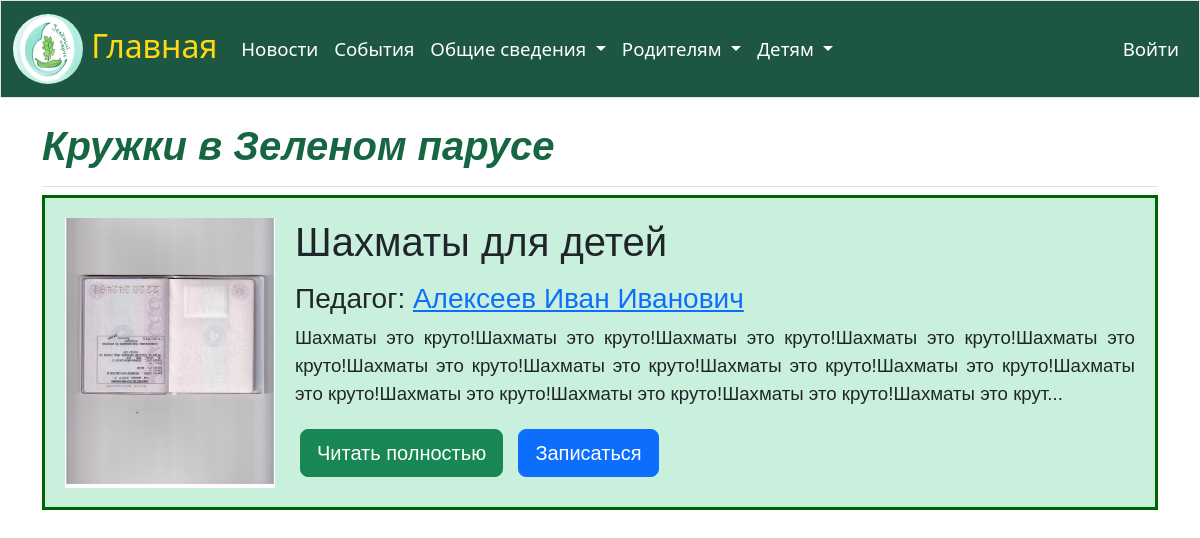
The page /mugs on the database its author committed.
### main/models.py (models this page shows, shortened)
class Mugs(models.Model):
    title = models.CharField(verbose_name='Название', max_length=250)
    description = models.TextField(verbose_name='Описание')
    teacher = models.ForeignKey(Teacher, on_delete=models.CASCADE, verbose_name='Педагог')
    link_for_recording = models.TextField(verbose_name='Ссылка для записи')
    preview = models.ImageField(verbose_name='Главное фото', upload_to='media/mugs/preview', null=True)
    class Meta:
        verbose_name = 'Кружок'
        verbose_name_plural = 'Кружки'
        ordering = ['id']

class Teacher(models.Model):
    name = models.CharField(verbose_name='Имя', max_length=250)
    last_name = models.CharField(verbose_name='Фамилия', max_length=250)
    patronymic = models.CharField(verbose_name='Отчество', max_length=250)
    bio = models.CharField(verbose_name='ФИО', max_length=250)
    about = models.TextField(verbose_name='О педагоге')
    photo = models.ImageField(upload_to='media/teachers', verbose_name='Фото')
    class Meta:
        verbose_name = 'Педагог'
        verbose_name_plural = 'Педагоги'
        ordering = ['id']
    def __str__(self):
        return self.bio

### main/views.py (the view)
# urls.py: path('mugs', views.mugs, name='mugs'),
def mugs(request):
    all_mugs = Mugs.objects.order_by('teacher')
    description = [f'{curr_mug.description[:250]}...' if len(curr_mug.description) > 250
                   else curr_mug.description for curr_mug in all_mugs]
    context = {'mugs': zip(all_mugs, description)}
    return render(request, 'main/mugs.html', context)

### main/templates/main/mugs.html (shortened to what this page needs)
{% extends 'main/base.html' %}
{% load static %}
{% block page_header %}<h1>Кружки в Зеленом парусе</h1>{% endblock %}
{% block content %}
    <ul class="mugs">
        {% for mug, description in mugs %}
            <li>
                <div class="mug_1">
                    <img  class="mug_preview" src="{{mug.preview.url}}" alt="{{mug.title}}_photo"
                    width="210px" height="270px" align="left" style="margin-right: 20px;">
                    <h1>{{mug.title|linebreaks}}</h1>
                    <h3>Педагог: <a href="{% url 'main:teacher' mug.teacher.id %}"
                        target="_blank">{{mug.teacher}}</a></h3>
                    <p>
                        {{description}}
                    </p>
                    <a href="{% url 'main:mug' mug.id %}" class="btn btn-lg btn-success" style="margin:5px;">
                            Читать полностью</a>
                    <a href="{{mug.link_for_recording}}" class="btn btn-lg btn-primary" style="margin:5px;">
                            Записаться</a>
                </div>
            </li>
        {% endfor %}
    </ul>
    <link rel="stylesheet" href="{% static 'main/css/mugs.css' %}">
{% endblock %}

### static/main/css/base.css (style rules this page uses)
html { height: 100%; }
.pb-2 h1 { color: #156641; font-size: 30pt; font-weight: 600; font-family: 'Nunito', sans-serif; font-style: italic; }
body { min-height:100%; position: relative; margin: 0; padding-bottom: 15px; }

### static/main/css/mugs.css (style rules this page uses)
.mugs { list-style-type: none; padding: 0; }
.mug_1 { font-size: 14pt; font-weight: 450; margin-bottom: 30px; padding: 20px; background-color: #C9F0DD; border: solid darkgreen; min-height: 315px; font-family: 'Nunito', sans-serif; }
.mugs img { margin-top: 0; margin-right: 20px; margin-bottom: 0; }

### rows shown on the page
Mugs: preview (picture), title "Шахматы для детей", teacher "Алексеев Иван Иванович", description "Шахматы это круто!Шахматы это круто!Шахматы это круто!Шахматы это круто!Шахматы это круто!Шахматы это круто!Шахматы это круто!Шахматы это круто!Шахматы это круто!Шахматы это круто!Шахматы это круто!Шахматы это круто!Шахматы это круто!Шахматы это крут..."
